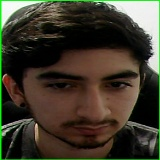
#> input picture Reconocimiento_Facial/Dataset/Cristofer Sarabia Sosa/rostro_11.jpg, 160 x 160 px, found by its file name; its folder holds only this picture in this run
$ python aumentar.py
#> lines starting #> are read from the running program, lines starting #| are printed output that depends on the picture
import os

import cv2
import numpy as np


path_datos = "Dataset"
path_salida = "Dataset_aumentado"
extensiones_validas = (".jpg", ".jpeg", ".png")


def rotar_imagen(imagen, angulo):
    alto, ancho = imagen.shape[:2]
    centro = (ancho // 2, alto // 2)
    matriz = cv2.getRotationMatrix2D(centro, angulo, 1.0)
    return cv2.warpAffine(
        imagen,
        matriz,
        (ancho, alto),
        flags=cv2.INTER_CUBIC,
        borderMode=cv2.BORDER_REFLECT_101,
    )


def ajustar_brillo(imagen, factor):
    imagen_float = imagen.astype(np.float32) * factor
    return np.clip(imagen_float, 0, 255).astype(np.uint8)


def obtener_imagenes_originales(carpeta):
    archivos = []
    for archivo in os.listdir(carpeta):
        nombre, extension = os.path.splitext(archivo)
        if extension.lower() not in extensiones_validas:
            continue
        if "_flip" in nombre or "_rot" in nombre or "_bright" in nombre:
            continue
        archivos.append(archivo)
    return sorted(archivos)


total_generadas = 0
total_copiadas = 0

os.makedirs(path_salida, exist_ok=True)

for clase in sorted(os.listdir(path_datos)):
    path_clase = os.path.join(path_datos, clase)
    if not os.path.isdir(path_clase):
        continue

    path_clase_salida = os.path.join(path_salida, clase)
    os.makedirs(path_clase_salida, exist_ok=True)

    imagenes = obtener_imagenes_originales(path_clase)
    if not imagenes:
        continue

    generadas_clase = 0
    copiadas_clase = 0
    for archivo in imagenes:
        ruta_imagen = os.path.join(path_clase, archivo)
        imagen = cv2.imread(ruta_imagen)
#> imagen is the input picture: shape (160, 160, 3); mean B, G, R 44.6, 58.5, 64.1
        if imagen is None:
            continue

        nombre_base, _ = os.path.splitext(archivo)

        ruta_original_salida = os.path.join(path_clase_salida, archivo)
        if not os.path.exists(ruta_original_salida):
            cv2.imwrite(ruta_original_salida, imagen)
            copiadas_clase += 1
            total_copiadas += 1

        variantes = {
            f"{nombre_base}_flip.jpg": cv2.flip(imagen, 1),
            f"{nombre_base}_rot_pos.jpg": rotar_imagen(imagen, 10),
            f"{nombre_base}_rot_neg.jpg": rotar_imagen(imagen, -10),
            f"{nombre_base}_bright_up.jpg": ajustar_brillo(imagen, 1.2),
            f"{nombre_base}_bright_down.jpg": ajustar_brillo(imagen, 0.8),
        }
#> in rotar_imagen, `return cv2.warpAffine( imagen, matriz, (ancho, alto), flags=cv2.INTER_..`:
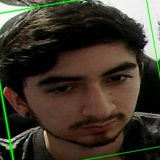
#> returned value: shape (160, 160, 3); mean of channels 0, 1, 2 44.6, 57, 64.2; drawn as B, G, R
#> call 2 of rotar_imagen, with angulo = -10
#> in rotar_imagen (call 2), `matriz = cv2.getRotationMatrix2D(centro, angulo, 1.0)`: matriz = [[0.985, -0.174, 15.11], [0.174, 0.985, -12.68]]
#> in rotar_imagen (call 2), `return cv2.warpAffine( imagen, matriz, (ancho, alto), flags=cv2.INTER_..`:
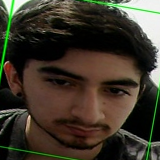
#> returned value: shape (160, 160, 3); mean of channels 0, 1, 2 42.6, 55, 62.3; drawn as B, G, R
#> in ajustar_brillo, `return np.clip(imagen_float, 0, 255).astype(np.uint8)`:
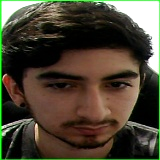
#> returned value: shape (160, 160, 3); mean of channels 0, 1, 2 51.7, 67.4, 75; drawn as B, G, R
#> call 2 of ajustar_brillo, with factor = 0.8
#> in ajustar_brillo (call 2), `imagen_float = imagen.astype(np.float32) * factor`:
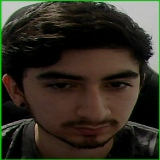
#> imagen_float: shape (160, 160, 3) float32; mean B, G, R 35.7, 46.8, 51.3

        for nuevo_nombre, nueva_imagen in variantes.items():
            ruta_salida_archivo = os.path.join(path_clase_salida, nuevo_nombre)
            if os.path.exists(ruta_salida_archivo):
                continue
            cv2.imwrite(ruta_salida_archivo, nueva_imagen)
            generadas_clase += 1
            total_generadas += 1
#> this loop made 5 passes
#> nuevo_nombre on passes 1 to 5: 'rostro_11_flip.jpg', 'rostro_11_rot_pos.jpg', 'rostro_11_rot_neg.jpg', 'rostro_11_bright_up.jpg', 'rostro_11_bright_down.jpg'
#> pass 1, `cv2.imwrite(ruta_salida_archivo, nueva_imagen)`:
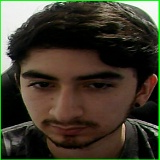
#> saved as rostro_11_flip.jpg: shape (160, 160, 3); mean B, G, R 44.6, 58.5, 64.1
#> after the loop, generadas_clase = 5; total_generadas = 5

    print(
        f"{clase}: {copiadas_clase} originales copiadas, "
        f"{generadas_clase} imagenes aumentadas generadas"
    )
#| Cristofer Sarabia Sosa: 0 originales copiadas, 5 imagenes aumentadas generadas
#> pass 2 of the loop `for clase in sorted(os.listdir(path_datos)):`:
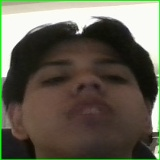
#> input picture Reconocimiento_Facial/Dataset/Diego_Monreal/rostro_107.jpg, 160 x 160 px, found by its file name
#> imagen is the input picture: shape (160, 160, 3); mean B, G, R 81.7, 95.5, 99.1
#> in ajustar_brillo (call 4), `imagen_float = imagen.astype(np.float32) * factor`:
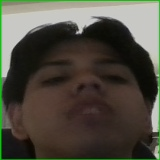
#> imagen_float: shape (160, 160, 3) float32; mean B, G, R 65.3, 76.4, 79.3
#> the loop `for nuevo_nombre, nueva_imagen in variantes.items():` made 5 passes
#> nuevo_nombre on passes 1 to 5: 'rostro_107_flip.jpg', 'rostro_107_rot_pos.jpg', 'rostro_107_rot_neg.jpg', 'rostro_107_bright_up.jpg', 'rostro_107_bright_down.jpg'
#> pass 1, `cv2.imwrite(ruta_salida_archivo, nueva_imagen)`:
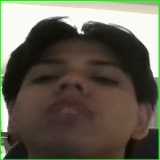
#> saved as rostro_107_flip.jpg: shape (160, 160, 3); mean B, G, R 81.7, 95.5, 99.1
#> after the loop `for nuevo_nombre, nueva_imagen in variantes.items():`: total_generadas = 10
#| Diego_Monreal: 0 originales copiadas, 5 imagenes aumentadas generadas

print(f"Proceso finalizado. Total de originales copiadas: {total_copiadas}")
print(f"Proceso finalizado. Total de imagenes aumentadas generadas: {total_generadas}")
#| Proceso finalizado. Total de imagenes aumentadas generadas: 10
